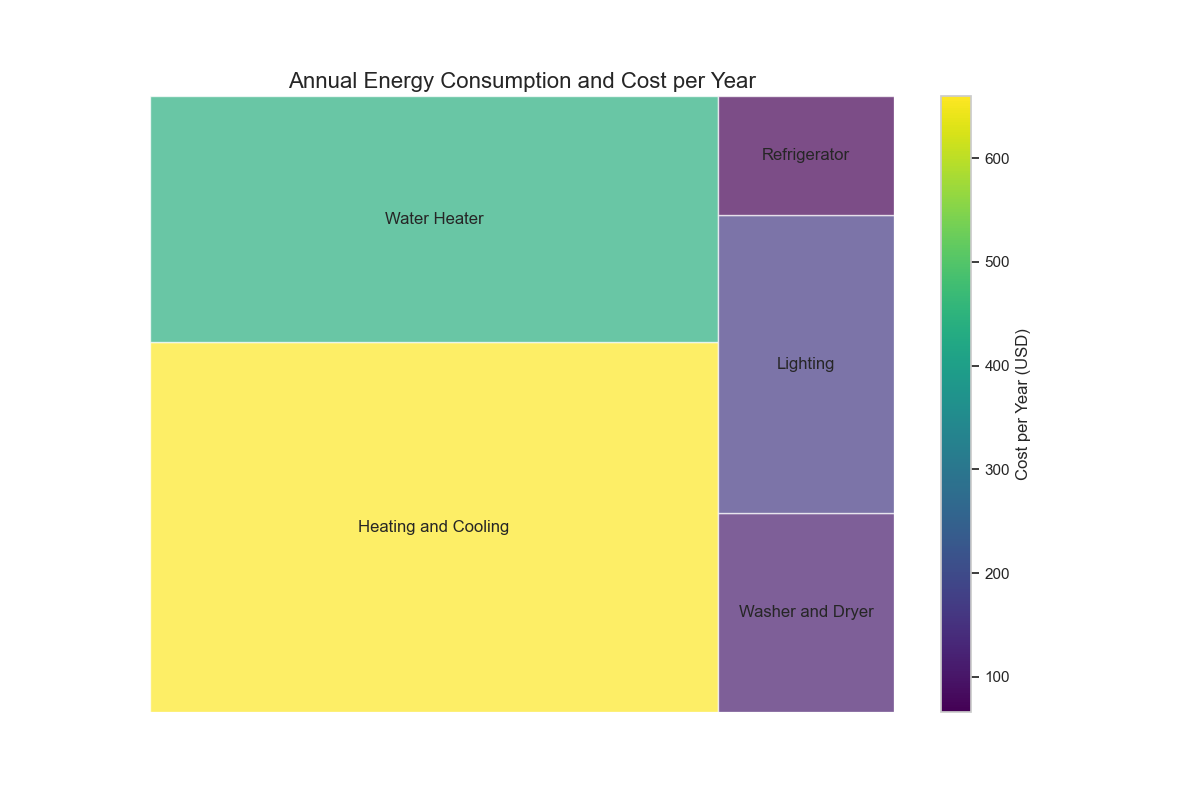

Source code (Python):

import matplotlib.pyplot as plt
import squarify
import seaborn as sns

# Given chart data
data = [
    {'Appliance': 'Heating and Cooling', 'Annual Energy Consumption (kWh)': 6000, 'Cost per Year (USD)': 660},
    {'Appliance': 'Water Heater', 'Annual Energy Consumption (kWh)': 4000, 'Cost per Year (USD)': 440},
    {'Appliance': 'Washer and Dryer', 'Annual Energy Consumption (kWh)': 1000, 'Cost per Year (USD)': 110},
    {'Appliance': 'Lighting', 'Annual Energy Consumption (kWh)': 1500, 'Cost per Year (USD)': 165},
    {'Appliance': 'Refrigerator', 'Annual Energy Consumption (kWh)': 600, 'Cost per Year (USD)': 66}
]

# Extracting the necessary values from data
labels = [entry['Appliance'] for entry in data]
sizes = [entry['Annual Energy Consumption (kWh)'] for entry in data]
costs = [entry['Cost per Year (USD)'] for entry in data]

# Use the squarify library to plot a treemap
cmap = plt.cm.viridis
minima = min(costs)
maxima = max(costs)
norm = plt.Normalize(vmin=minima, vmax=maxima)
colors = [cmap(norm(value)) for value in costs]

plt.figure(figsize=(12, 8))
squarify.plot(sizes=sizes, label=labels, color=colors, alpha=0.7)

# Adding a color bar
sm = plt.cm.ScalarMappable(cmap=cmap, norm=plt.Normalize(vmin=min(costs), vmax=max(costs)))
sm.set_array([])
plt.colorbar(sm, label='Cost per Year (USD)')

# Use seaborn's styling
sns.set(style="white", context="talk")
plt.axis('off')
plt.title('Annual Energy Consumption and Cost per Year', fontsize=16)
plt.show()
